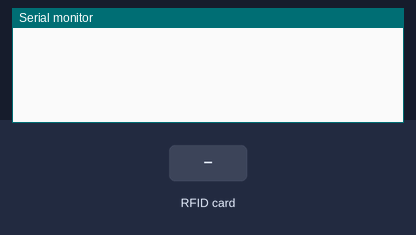
Bench run of a sketch on a simulated Arduino Uno, built with avr-gcc and run on an emulated ATmega328P. On the bench: the last lines printed to the serial monitor. The inputs (shaded band) are chosen by the test bench.

Above: at 1.2 s.
1.3 s: RFID card D2 FF 16 1C held to the reader
At 2.4 s:
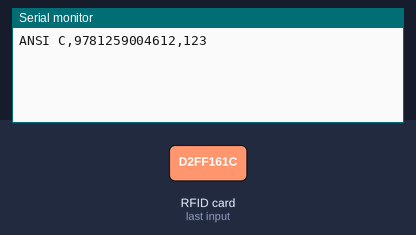
2.8 s: RFID card 39 79 12 5D held to the reader
At 4.9 s:
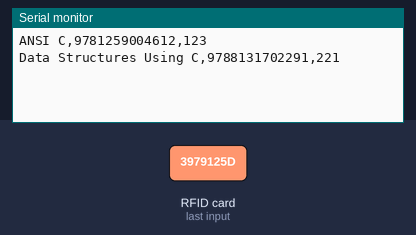

The sketch:

ard_rfid.ino
```cpp
#include <SPI.h>
#include <MFRC522.h>

#define SS_PIN 10 //RX slave select
#define RST_PIN 9

MFRC522 mfrc522(SS_PIN, RST_PIN); // Create MFRC522 instance.

byte card_ID[4]; //card UID size 4byte
byte Name1[4]={0xD2,0xFF,0x16,0x1C};//first UID card
byte Name2[4]={0x39,0x79,0x12,0x5D};//second UID card

//if you want the arduino to detect the cards only once
int NumbCard[2];//this array content the number of cards. in my case i have just two cards.
int j=0;

String Name;//user name
long Cod;//user number
String id;
int n ;//The number of card you want to detect (optional)

void setup() {
  Serial.begin(9600); // Initialize serial communications with the PC
  SPI.begin();  // Init SPI bus
  mfrc522.PCD_Init(); // Init MFRC522 card

  //Serial.println("Name,Cod");// make four columns (Date,Time,[Name:"user name"]line 48 & 52,[Number:"user number"]line 49 & 53)
   }

void loop() {
  //look for new card
   if ( ! mfrc522.PICC_IsNewCardPresent()) {
  return;//got to start of loop if there is no card present
 }
 // Select one of the cards
 if ( ! mfrc522.PICC_ReadCardSerial()) {
  return;//if read card serial(0) returns 1, the uid struct contians the ID of the read card.
 }

 for (byte i = 0; i < mfrc522.uid.size; i++) {
     card_ID[i]=mfrc522.uid.uidByte[i];

       if(card_ID[i]==Name1[i]){
       Name="ANSI C";//user name
       id = "9781259004612";
       Cod=123;//user number
       j=0;//first number in the NumbCard array : NumbCard[j]
      }
      else if(card_ID[i]==Name2[i]){
       Name="Data Structures Using C";//user name
       id = "9788131702291";
       Cod=221;//user number
       j=1;//Second number in the NumbCard array : NumbCard[j]
      }
      else{
          /*digitalWrite(GreenLed,LOW);
          digitalWrite(RedLed,HIGH);*/
          goto cont;//go directly to line 85
     }
}
      if(NumbCard[j] == 1){//to check if the card already detect
      //if you want to use LCD
      //Serial.println("Already Exist");
      }
      else{
      NumbCard[j] = 1;//put 1 in the NumbCard array : NumbCard[j]={1,1} to let the arduino know if the card was detecting
      n++;//(optional)
      Serial.print( Name + ","+id);//send the Name to excel
      Serial.print(",");
      Serial.println(Cod); //send the Number to excel
      /*  digitalWrite(GreenLed,HIGH);
      digitalWrite(RedLed,LOW);
      digitalWrite(Buzzer,HIGH);
      delay(30);
      digitalWrite(Buzzer,LOW);*/
      //Serial.println("SAVEWORKBOOKAS,Names/WorkNames");
      }
      delay(1000);
cont:
delay(2000);
/*digitalWrite(GreenLed,LOW);
digitalWrite(RedLed,LOW);*/

//if you want to close the Excel when all card had detected and save Excel file in Names Folder. in my case i have just 2 card (optional)
//if(n==2){

  //  Serial.println("FORCEEXCELQUIT");
 //   }
}
```

Measured:
- after the input at 1.3 s, the serial monitor: prints a new line at once (image 1)
- after the input at 2.8 s, the serial monitor: prints a new line after 1.5 s (image 2)
